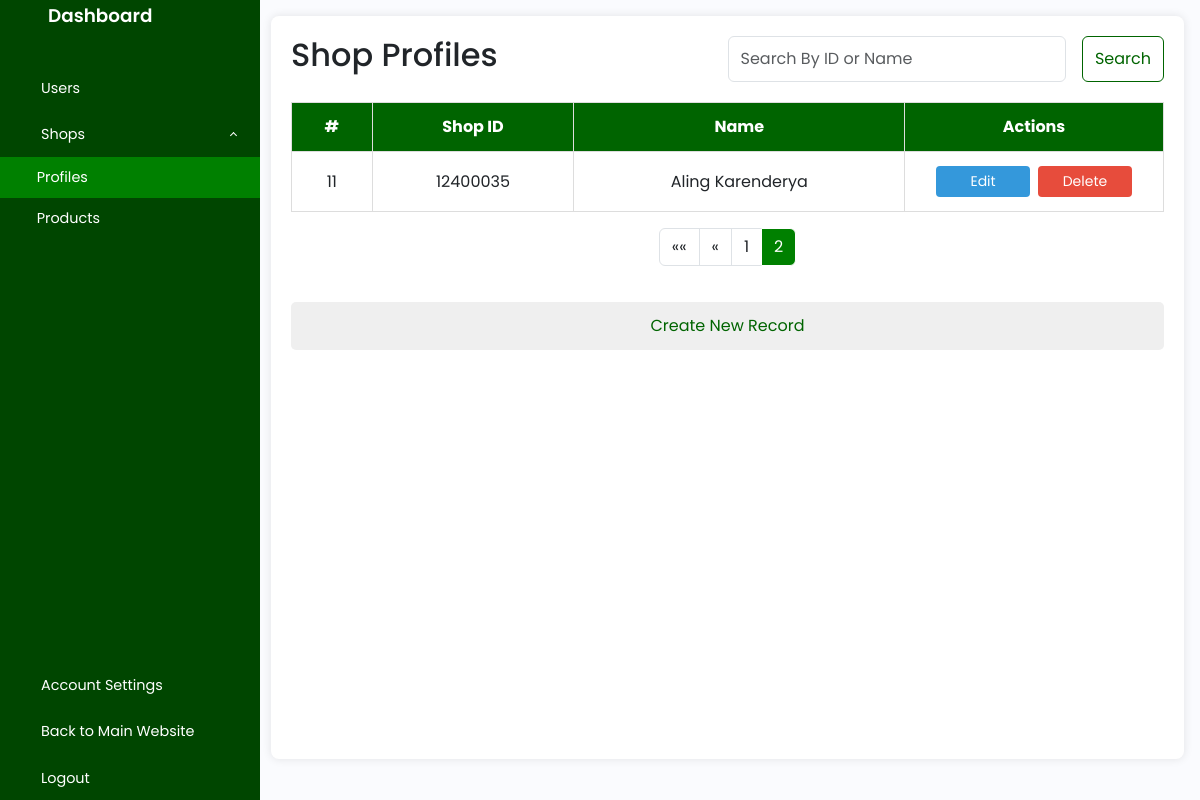
The app's page /admin/shops/profiles.php?page=2 (signed in), older data.
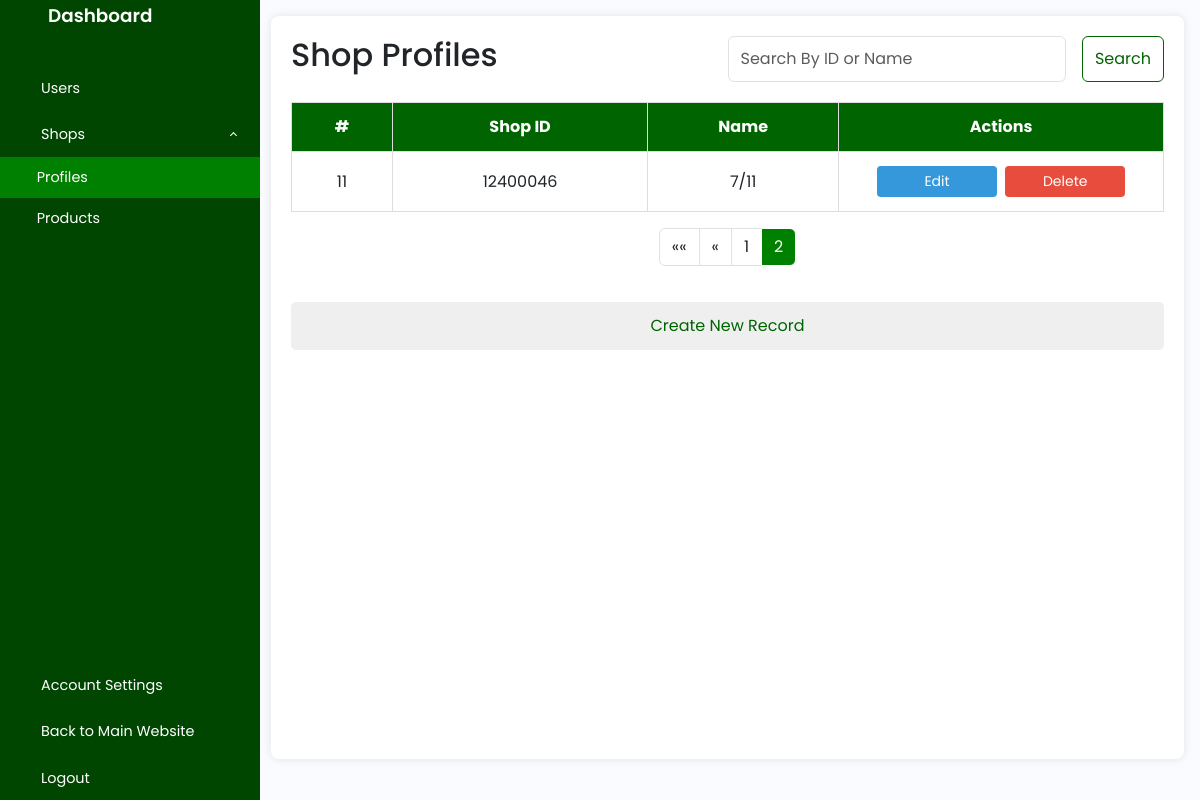
The same page, newer data.
### tables this page shows
CREATE TABLE `shopdata` (
  `shop_ID` int(8) NOT NULL,
  `shop_Name` varchar(100) NOT NULL,
  `shop_Phone` bigint(11) NOT NULL,
  `shop_Location` varchar(100) DEFAULT NULL
);

### db/action.php (called while the page is built, shortened)
<?php
class Database
{
    protected $conn;
    public function __construct($conn)
    {
        $this->conn = $conn;
    }
    public function executeQuery($sql)
    {
        $result = $this->conn->query($sql);
        $data = array();
        if ($result->num_rows > 0) {
            while ($row = $result->fetch_assoc()) {
                $data_row = array();
                foreach ($row as $r) {
                    array_push($data_row, $r);
                }
                array_push($data, $data_row);
            }
        }
        return $data;
    }
    public function showRecords($table, $condition = null)
    {
        $sql = "Select * from $table";
        if ($condition != null) {
            $sql .= " $condition";
        }
        return $this->executeQuery($sql);
    }
    public function pagination($identifier, $recordsPerPage, $table, $condition = null)
    {
        $sql = "SELECT COUNT($identifier) as count FROM $table";
        $totalRecordsResult = $this->conn->query($sql);
        $totalRecords = $totalRecordsResult->fetch_assoc()['count'];
        $totalPages = ceil($totalRecords / $recordsPerPage);
        return $totalPages;
    }
}

### db/connection.php (called while the page is built)
<?php
class Connection {
    private $DAddress = "localhost";
    private $DUsername = "root";
    private $DPass = "";
    private $DName = "uts_db";
    public function connect() {
        $conn = new mysqli($this->DAddress, $this->DUsername, $this->DPass, $this->DName);
        if ($conn->connect_error) {
            die("Connection failed: ". $conn->connect_error);
        }
        else {
            return $conn;
        }
    }
}

### admin/shops/profiles.php (the view, shortened to what this page needs)
<?php
include '../../db/connection.php';
$connection = new Connection();
$database = new adminAction($connection->connect());
$page = isset($_GET['page']) && is_numeric($_GET['page']) ? (int) $_GET['page'] : 1;
$offset = ($page - 1) * 10;
$result = $database->showRecords('shopdata', "LIMIT $offset, 10");
$result2 = $database->showRecords('shoplogin', "LIMIT $offset, 10");
$totalPages = $database->pagination('shop_id', 10, 'shopdata');
?>
<!DOCTYPE html>
<html>
<head>
    <?php include '../../includes/head.Include.php' ?>
    <link href="https://cdn.jsdelivr.net/npm/bootstrap@5.3.0-alpha3/dist/css/bootstrap.min.css" rel="stylesheet"
>
    <link rel="stylesheet" href="../../bootstrap/css/bootstrap.css">
    <link rel="stylesheet" href="../../css/admin.css">
    <link rel="stylesheet" href="../../css/admin.userstable.css">
</head>
<body>
    <div class="wrapper">
        <?php include "../../includes/ADMIN.sidebar.Include.php"; ?>
        <div class="main p-3">
            <div class="container">
                <div class="d-flex flex-row justify-content-between align-content-center">
                    <h2>Shop Profiles</h2>
                    <form class="d-flex flex-row justify-content-end w-50 gap-3" method="get">
                        <input class="form-control mr-sm-2 search-bar" type="search" id="search-bar" name="search"
                            placeholder="Search By ID or Name" aria-label="Search">
                        <button class="btn btn-outline-success my-2 my-sm-0 search search-word"
                            type="submit">Search</button>
                    </form>
                </div>
                <table id="shops-table">
                    <thead>
                        <tr>
                            <th>#</th>
                            <th>Shop ID</th>
                            <th>Name</th>
                            <th>Actions</th>
                        </tr>
                    </thead>
                    <tbody>
                        <?php
                        $shop_count = 0;
                        for ($i = 1; $i < $page; $i++) {
                            $shop_count += 10;
                        }
                        if (count($result) > 0) {
                            for ($i = 0; $i < count($result); $i++) {
                                if ($result[0][0]) {
                                    echo '<tr class=' . "'expandable'" . '>';
                                    echo "<td class=" . '"expandable"' . "onclick='showHideRow(" . '"shops' . ++$shop_count . '");' . "showHideRow(" . '"shops1' . $shop_count . '");' . "'>" . $shop_count . "</td>";
                                    echo "<td class=" . '"expandable"' . "onclick='showHideRow(" . '"shops' . $shop_count . '");' . "showHideRow(" . '"shops1' . $shop_count . '");' . "'>" . $result[$i][0] . "</td>";
                                    echo "<td class=" . '"expandable"' . "onclick='showHideRow(" . '"shops' . $shop_count . '");' . "showHideRow(" . '"shops1' . $shop_count . '");' . "'>" . $result[$i][1] . "</td>";
                                    echo "<td><button class='edit w-40' onclick='window.location.href=" . '"editProfiles.php?shop_ID=' . $result[$i][0] . '"' . "'><span class='action-word'>Edit</span><i class='bi bi-pencil action-btn'></i></button> <button class='delete w-40' onclick='window.location.href=" . '"deleteProfiles.php?shop_ID=' . $result[$i][0] . '"' . "'><span class='action-word'>Delete</span><i class='bi bi-trash action-btn'></i></button></td>";
                                    echo "</tr>";
                                }
                            }
                        }
                        ?>
                    </tbody>
                </table>
                <nav aria-label="Page navigation example">
                    <ul class="pagination justify-content-center p-3">
                        <?php if ($page > 1): ?>
                            <li class="page-item">
                                <a class="page-link" href="?page=1<?php if (isset($_GET['search'])) {
                                    echo '&search=' . $searchq;
                                } ?>" aria-label="Previous">
                                    <span aria-hidden="true">&laquo;&laquo;</span>
                                </a>
                            </li>
                            <li class="page-item">
                                <a class="page-link" href="?page=<?= ($page - 1) ?><?php if (isset($_GET['search'])) {
                                        echo '&search=' . $searchq;
                                    } ?>" aria-label="Previous">
                                    <span aria-hidden="true">&laquo;</span>
                                </a>
                            </li>
                        <?php endif; ?>
                        <?php for ($i = 1; $i <= $totalPages; $i++): ?>
                            <li class="page-item"><a class="page-link <?= ($i === $page) ? "active" : "" ?>" href="?page=<?= $i ?><?php if (isset($_GET['search'])) {
                                          echo '&search=' . $searchq;
                                      } ?>"><?= $i ?></a>
                            </li>
                        <?php endfor; ?>
                    </ul>
                </nav>
                <button type="button" class="create" data-bs-toggle="modal" data-bs-target="#createModal">Create New
                    Record</button>
            </div>
        </div>
    </div>
</body>
</html>

### includes/head.Include.php (shortened to what this page needs)
<link rel="stylesheet" href="https://unpkg.com/swiper@7/swiper-bundle.min.css" />
<link rel="stylesheet" href="https://cdnjs.cloudflare.com/ajax/libs/font-awesome/5.15.4/css/all.min.css" />
<link href='https://unpkg.com/boxicons@2.1.4/css/boxicons.min.css' rel='stylesheet'>
<link href="https://cdn.lineicons.com/4.0/lineicons.css" rel="stylesheet" />
<link rel="stylesheet" href="https://cdn.jsdelivr.net/npm/bootstrap-icons@1.11.3/font/bootstrap-icons.min.css">

### includes/ADMIN.sidebar.Include.php (shortened to what this page needs)
<aside id="sidebar">
    <div class="d-flex">
        <a href="../" class="toggle-btn">
        </a>
        <div class="sidebar-logo">
            <a href="../">Dashboard</a>
        </div>
    </div>
    <ul class="sidebar-nav">
        <li class="sidebar-item">
            <a href="../users" class="sidebar-link <?= ($_SESSION['site'] === 'users') ? "active-tab" : "" ?>">
                <span>Users</span>
            </a>
        </li>
        <li class="sidebar-item sidebar-before">
            <a class="sidebar-link has-dropdown" data-bs-toggle="collapse" data-bs-target="#shop" aria-expanded="true"
                aria-controls="shop">
                <span>Shops</span>
            </a>
            <ul id="shop" class="sidebar-dropdown list-unstyled collapse show">
                <li class="sidebar-item">
                    <a href="../shops/profiles.php"
                        class="sidebar-link <?= ($_SESSION['site'] === 'shopProfiles') ? "active-tab" : "" ?>">&nbsp;&nbsp;Profiles</a>
                </li>
                <li class="sidebar-item">
                    <a href="../shops/products.php"
                        class="sidebar-link <?= ($_SESSION['site'] === 'shopProducts') ? "active-tab" : "" ?>">&nbsp;&nbsp;Products</a>
                </li>
            </ul>
        </li>
    </ul>
    <div class="sidebar-footer">
        <a href="../profile" class="sidebar-link <?= ($_SESSION['site'] === 'adminAccount') ? "active-tab" : "" ?>">
            <span>Account Settings</span>
        </a>
        <a href="../../" class="sidebar-link">
            <span>Back to Main Website</span>
        </a>
        <a href="../../db/logout.php" class="sidebar-link">
            <span>Logout</span>
        </a>
    </div>
</aside>

### css/admin.css (style rules this page uses)
:root { --green: rgb(0, 70, 0); --lightgreen: rgb(71, 184, 71); }
a { text-decoration: none; }
li { list-style: none; }
body { font-family: 'Poppins', sans-serif; margin-left: 255px; justify-content: space-evenly; }
.wrapper { display: flex; }
.main { min-height: 100vh; width: 100%; overflow: hidden; transition: all 0.35s ease-in-out; background-color: #fafbfe; display: flex; justify-content: center; }
.active-tab { background-color: green; }
#sidebar { min-width: 260px; z-index: 1000; transition: all .25s ease-in-out; background-color: var(--green); display: flex; flex-direction: column; position: fixed; height: 100%; left: 0; color: #FFF; }
.toggle-btn { background-color: transparent; border: 0; padding: 1rem 1.5rem; }
.sidebar-logo { margin: auto 0; }
.sidebar-logo a { color: #FFF; font-size: 1.15rem; font-weight: 600; }
.sidebar-nav { padding: 2rem 0; flex: 1 1 auto; }
a.sidebar-link { padding: .625rem 1.625rem; color: #FFF; display: block; font-size: 0.9rem; white-space: nowrap; border-left: 3px solid transparent; }
.sidebar-item { padding: 0px 0px 0px 0px; position: relative; cursor:pointer; }
#sidebar .sidebar-link[data-bs-toggle="collapse"]::after { border: solid; border-width: 0 .075rem .075rem 0; content: ""; display: inline-block; padding: 2px; position: absolute; right: 1.5rem; top: 1.4rem; transform: rotate(-135deg); transition: all .2s ease-out; }

### css/admin.userstable.css (style rules this page uses)
table { width: 100%; border-collapse: collapse; margin-top: 20px; }
th, td { border: 1px solid #ddd; padding: 12px; text-align: center; }
th { background-color: darkgreen; color: #fff; }
td button.edit { padding: 5px; background-color: #3498db; border: none; color: white; border-radius: 4px; text-align: center; text-decoration: none; display: inline-block; font-size: 14px; margin: 2px 2px; cursor: pointer; }
td button.delete { padding: 5px; background-color: #e74c3c; border: none; color: white; border-radius: 4px; text-align: center; text-decoration: none; display: inline-block; font-size: 14px; margin: 2px 2px; cursor: pointer; }
.container { text-align: center; width: 100%; margin-bottom: 25px; background-color: #fff; padding: 20px; box-shadow: 0 0 10px rgba(0, 0, 0, 0.1); border-radius: 8px; }
.container button.create { padding: 12px; color: darkgreen; border: none; border-radius: 5px; text-align: center; text-decoration: none; display: block; width: 100%; font-size: 16px; margin-top: 20px; cursor: pointer; transition: background-color 0.3s ease, color 0.3s ease; }
.w-40 { width: 40%; }
.active { background-color: green !important; }
.search { color: darkgreen !important; border-color: darkgreen !important; }
.page-link { color: var(--darkgreen); }
.page-link.active { border-color: var(--darkgreen) !important; color: #FFF !important; }
tbody tr.expandable { cursor: pointer; }

Row changes from the older to the newer data that the page shows:
removed shopdata: shop_ID "12400035", shop_Name "Aling Karenderya"
added shopdata: shop_ID "12400046", shop_Name "7/11"
